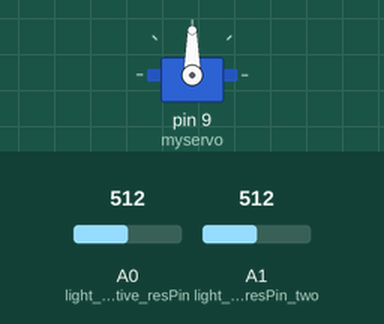
The sketch below on a simulated Arduino Uno, built with avr-gcc and run on an emulated ATmega328P. Parts: servo. The test bench sets the inputs (shaded band); at power-on: A1 (light_sensistive_resPin_two) = 512, A0 (light_sensistive_resPin) = 512.

Above: at 1.8 s.
1.9 s: A1 (light_sensistive_resPin_two) set to 716
At 4.8 s:
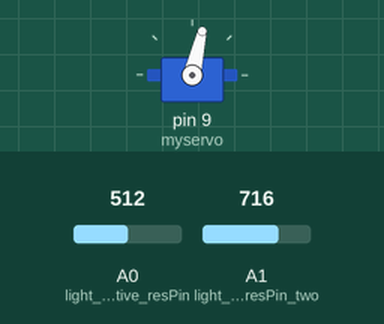
6.0 s: A0 (light_sensistive_resPin) set to 0
10.1 s: A0 (light_sensistive_resPin) set to 716
At 11.7 s:
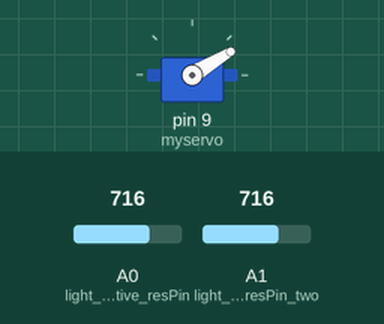
12.5 s: A1 (light_sensistive_resPin_two) set to 1023
At 16.4 s:
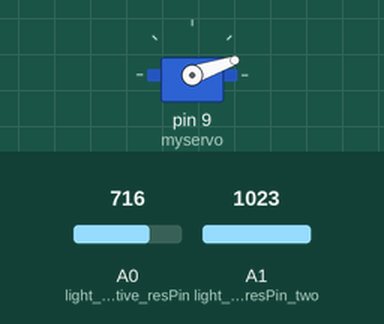
16.6 s: A1 (light_sensistive_resPin_two) set to 0
Timing chart, 0 to 30.6 s (numbered marks = the images above; inputs shaded):
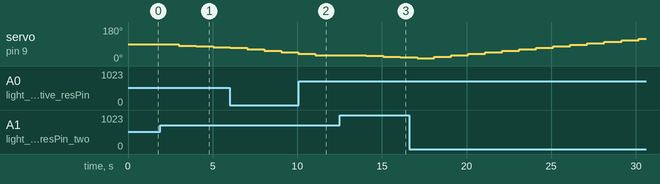

The sketch:

SolarTracker.ino
```cpp
// Tracker light source.
// Version 2.0

//#define DEBUG
#include <Servo.h>


int DEBUG_DELAY = 500;

Servo myservo;  // create servo object to control a servo
                // a maximum of eight servo objects can be created

// Servo 1
enum movingDirection
{
  STOP,
  EAST,
  WEST
};

 //-----------------------------------------------------------------
 // // yellow/orange leads.  - This turns the motor 'east' away from 'futaba'
//-----------------------------------------------------------------
int light_sensistive_resPin = 0;
int light_digital_val = 0;
int last_light_pin0_reading = 0;
//-----------------------------------------------------------------
// Red/Black leads.  - This turns the motor 'west' towards 'futaba'
//-----------------------------------------------------------------
int light_sensistive_resPin_two = 1;
int light_digital_val_two = 0;
int last_light_pin1_reading = 0;


// Servo settings
int pos = 0;    // variable to store the servo position
boolean atMax = 0;
int startValue = 83;
int *ptrToPosition;
int moveDirection=0;

// Optimum settings
int maxVal=0;
int maxPos=0;

//----------------------------
// CONFIGURATIONS
//----------------------------
int lightSensitivity = 10; // Light threshold.  Increase the number for sensitivity.
int motorSkips = 2;     // Motor will skip these many positions to allow for faster positioning.

//========================================================
// ----------------------------- END OF GLOBAL SETTINGS ----------------------------
//========================================================
void setup()
{
  Serial.begin(9600);
  myservo.attach(9);  // attaches the servo on pin 9 to the servo object
}


// ======
// START
// ======
void loop()
{
  // Higher (resistance)  means there's light.
  getPhotoReadings();

  ptrToPosition = &startValue;

  /* Move and search for light source*/
  #ifdef DEBUG
      Serial.print("Pos (f):");
      Serial.println((int)*ptrToPosition);
  #endif
  determineDirToSearch();

  go_and_get_values(ptrToPosition);

  #ifdef DEBUG
      Serial.print("Pos (t)");
      Serial.println((int)*ptrToPosition);
  #endif
}

void go_and_get_values(int *incomingVal)
{
  #ifdef DEBUG
      Serial.print("Moving:  ");
      Serial.println(moveDirection);
  #endif

  if( moveDirection == WEST)
  {
    *incomingVal -= motorSkips;
    myservo.write((*incomingVal));
  }
  else if (moveDirection  == EAST)
  {
    *incomingVal += motorSkips;
    myservo.write((*incomingVal));
  }
  else
  {
    // We're at the optimum spot
  }
  delay(5);
}

void getPhotoReadings()
{

  // Store last readings
  last_light_pin0_reading = light_digital_val;
  last_light_pin1_reading = light_digital_val_two;

  // Update to latest readings.
  light_digital_val = analogRead(light_sensistive_resPin);
  light_digital_val_two = analogRead(light_sensistive_resPin_two);

  light_digital_val = map(light_digital_val, 0, 1023, 0, 255);
  light_digital_val_two = map(light_digital_val_two, 0, 1023, 0, 255);

  printValues(light_digital_val, light_digital_val_two);
  delay(DEBUG_DELAY);

}

void determineDirToSearch()
{
  boolean sensorOneGood = (last_light_pin0_reading > light_digital_val);
  boolean sensorTwoGood = (last_light_pin1_reading > light_digital_val_two);

  // Add the two photoresistors together.
  //int newValue = max(maxVal, (light_digital_val + light_digital_val_two));

 int newValue = max(light_digital_val,light_digital_val_two);

 int calc_threshold = abs(light_digital_val - light_digital_val_two);

 boolean fallswithinlimit = (lightSensitivity >= calc_threshold);

 motorSkips = map(calc_threshold,0,100,1,5);

  #ifdef DEBUG
    Serial.print("\tmotorSkips:");
    Serial.println(motorSkips);

    Serial.print("\calc_threshold:");
    Serial.println(calc_threshold);
 #endif

  /* Which sensor found the new readings?  */

  // Move motor in that direction, until both see the light.
  /* Move the sensor until both readings see it */


    if ((light_digital_val > light_digital_val_two) && !fallswithinlimit)
    {
        moveDirection = EAST;
    }
    else if ((light_digital_val < light_digital_val_two) && !fallswithinlimit)
    {
        moveDirection = WEST;
    }
    else
    {
      // Falls within threshold ignore.
      moveDirection = STOP;
    }

}


void printValues(int a, int b)
{

  #ifdef DEBUG
  Serial.print("Mapped value:");
  Serial.print(a);
  Serial.print(",");
  Serial.println(b);
  #endif

  delay(DEBUG_DELAY);

}
```

Measured:
- after the input at 1.9 s, servo on pin 9 (myservo): 90° → 80° after 1.1 s, → 77° 1.0 s later, → 74° 1.0 s later
- after the input at 10.1 s, servo on pin 9 (myservo): goes on until 11.1 s, then stays 31°
- after the input at 12.5 s, servo on pin 9 (myservo): 31° → 27° after 1.6 s, → 23° 1.0 s later, → 19° 1.0 s later
